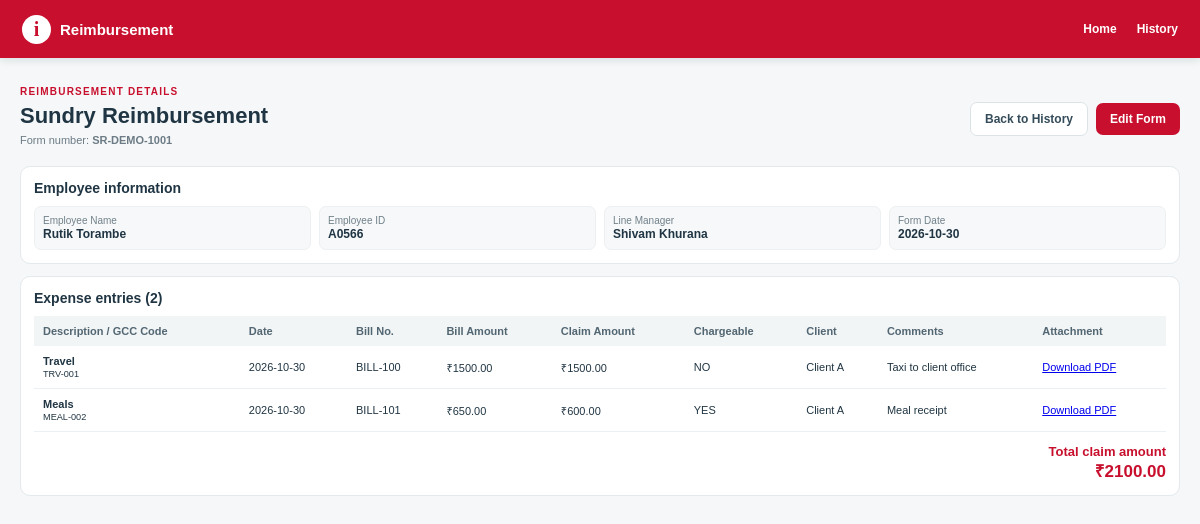
Before: /reimbursement/SR-DEMO-1001/view with the older database file.
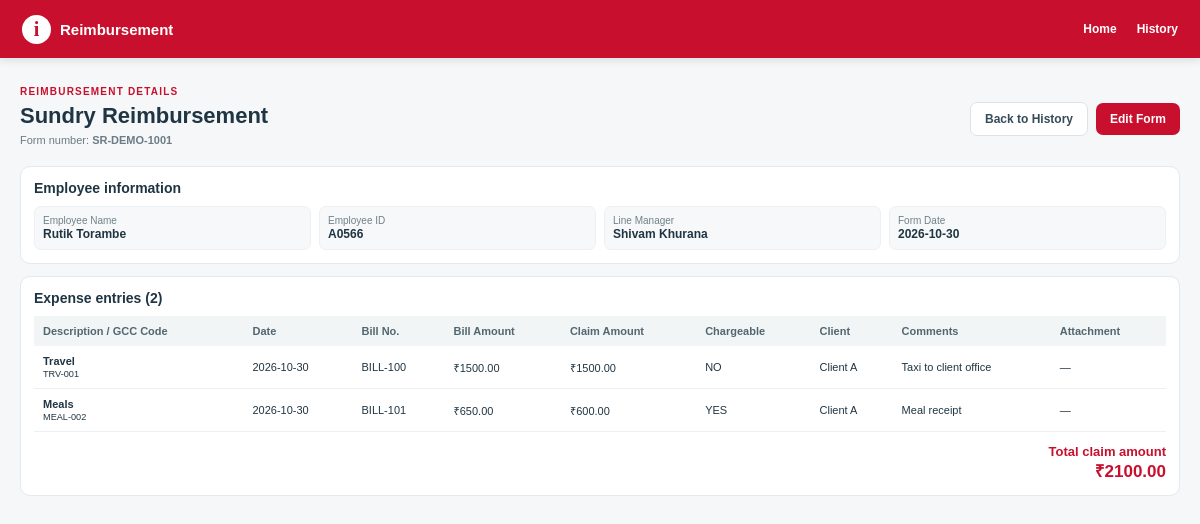
After: the same page with the newer database file.
### app.py (models this page shows, shortened)
class ExpenseSundry(db.Model):
    __tablename__ = "ExpenseSundry"
    FormNo = db.Column(db.String(255), primary_key=True)
    Item = db.Column(db.Integer, primary_key=True)
    FormDate = db.Column(db.String(30))
    EmpID = db.Column(db.String(255))
    EName = db.Column(db.String(255))
    Manager = db.Column(db.String(255))
    Description = db.Column(db.String(255))
    GCCExpCode = db.Column(db.String(255))
    ExpenseDate = db.Column(db.String(30))
    BillNo = db.Column(db.String(255))
    BillAmount = db.Column(db.Float, default=0)
    ClaimAmount = db.Column(db.Float, default=0)
    Chargeable = db.Column(db.String(20), default="NO")
    ClientName = db.Column(db.String(255))
    Comments = db.Column(db.String(1000))
    Status = db.Column(db.String(100), default="Submitted")
    DocumentID = db.Column(db.String(1000))
    AttachmentCheck = db.Column(db.String(50))

### app.py (the view, shortened to what this page needs)
@app.route("/reimbursement/<form_no>/<action>", methods=["GET", "POST"])
def form_action(form_no, action):
    if action not in {"view", "edit", "delete"}:
        abort(404)
    rows = all_rows(form_no)
    if not rows:
        abort(404)
    if action == "view":
        return page("View Form", "view.html", form_no=form_no, rows=rows)

### app.py (called while the page is built)
def all_rows(form_no):
    return ExpenseSundry.query.filter_by(FormNo=form_no).order_by(ExpenseSundry.Item.asc()).all()

def page(title, template, **context):
    return render_template(template, title=title, **context)

### templates/view.html (shortened to what this page needs)
{% extends "base.html" %}
{% block content %}
<div class="view-head"><div><p class="eyebrow">REIMBURSEMENT DETAILS</p><h1>Sundry Reimbursement</h1><p class="view-sub">Form number: <strong>{{ form_no }}</strong></p></div><div class="actions"><a class="btn btn-light" href="{{ url_for('history') }}">Back to History</a><a class="btn btn-red" href="{{ url_for('form_action',form_no=form_no,action='edit') }}">Edit Form</a></div></div>
<section class="view-panel"><h2>Employee information</h2><div class="view-meta">
<div class="meta-item"><small>Employee Name</small><strong>{{ rows[0].EName or '—' }}</strong></div><div class="meta-item"><small>Employee ID</small><strong>{{ rows[0].EmpID or '—' }}</strong></div><div class="meta-item"><small>Line Manager</small><strong>{{ rows[0].Manager or '—' }}</strong></div><div class="meta-item"><small>Form Date</small><strong>{{ rows[0].FormDate or '—' }}</strong></div>
</div></section>
<section class="view-panel"><h2>Expense entries ({{ rows|length }})</h2><div class="view-table-wrap"><table class="view-table"><thead><tr><th>Description / GCC Code</th><th>Date</th><th>Bill No.</th><th>Bill Amount</th><th>Claim Amount</th><th>Chargeable</th><th>Client</th><th>Comments</th><th>Attachment</th></tr></thead><tbody>
{% for r in rows %}<tr><td><strong>{{ r.Description or '—' }}</strong><br><small>{{ r.GCCExpCode or '—' }}</small></td><td>{{ r.ExpenseDate or '—' }}</td><td>{{ r.BillNo or '—' }}</td><td>₹{{ '%.2f'|format(r.BillAmount or 0) }}</td><td>₹{{ '%.2f'|format(r.ClaimAmount or 0) }}</td><td>{{ r.Chargeable or 'NO' }}</td><td>{{ r.ClientName or '—' }}</td><td>{{ r.Comments or '—' }}</td><td>{% if r.DocumentID %}<a href="{{ url_for('download_pdf',form_no=form_no,item=r.Item) }}">Download PDF</a>{% else %}—{% endif %}</td></tr>{% endfor %}
</tbody></table></div><div class="view-total">Total claim amount<br><strong>₹{{ '%.2f'|format(rows|sum(attribute='ClaimAmount')) }}</strong></div></section>
{% endblock %}

### templates/base.html (shortened to what this page needs)
<!doctype html>
<html lang="en">
<head>
  <link rel="stylesheet" href="{{ url_for('static', filename='css/style.css') }}">
</head>
<body>
<header class="topbar">
  <a class="brand" href="{{ url_for('home') }}"><span class="brand-mark">i</span><span>Reimbursement</span></a>
  <nav><a href="{{ url_for('home') }}">Home</a><a href="{{ url_for('history') }}">History</a></nav>
</header>
<main class="container">
  {% block content %}{% endblock %}
</main>
</body>
</html>

### static/css/style.css (style rules this page uses)
* { box-sizing:border-box }
body { margin:0;background:#f5f7f8;color:#203543;font-family:Arial,Helvetica,sans-serif;font-size:13px }
.topbar { height:58px;background:#c8102e;display:flex;align-items:center;justify-content:space-between;padding:0 max(22px,calc((100% - 1450px)/2));color:#fff;box-shadow:0 2px 8px #162c3a20 }
.brand { display:flex;align-items:center;gap:9px;color:#fff;text-decoration:none;font-weight:800;font-size:15px }
.brand-mark { display:grid;place-items:center;width:29px;height:29px;border-radius:50%;background:#fff;color:#c8102e;font-weight:900;font-family:Georgia,serif;font-size:20px }
.topbar nav { display:flex;gap:20px }
.topbar nav a { color:#fff;text-decoration:none;font-weight:700;font-size:12px }
.container { max-width:1500px;margin:0 auto;padding:18px 20px 40px }
.eyebrow { font-size:10px;letter-spacing:.12em;font-weight:800;color:#c8102e;margin:0 0 6px }
.btn { display:inline-flex;align-items:center;justify-content:center;border:0;border-radius:7px;padding:9px 14px;font-size:12px;font-weight:750;text-decoration:none;cursor:pointer }
.btn-red { background:#c8102e;color:#fff }
.btn-light { background:#fff;color:#344b59;border:1px solid #dce3e7 }
.actions { display:flex;gap:8px;align-items:center;flex-wrap:wrap }

### templates/view.html (style rules this page uses)
.view-head { display:flex;justify-content:space-between;align-items:center;gap:12px;margin:10px 0 15px }
.view-head h1 { font-size:22px;margin:0 }
.view-sub { font-size:11px;color:#6c7b85;margin:5px 0 }
.view-panel { background:#fff;border:1px solid #e3e9ed;border-radius:10px;padding:13px;margin-bottom:12px }
.view-panel h2 { font-size:14px;margin:0 0 10px }
.view-meta { display:grid;grid-template-columns:repeat(4,minmax(0,1fr));gap:8px }
.meta-item { background:#f6f8f9;border:1px solid #edf0f2;border-radius:7px;padding:8px }
.meta-item small { display:block;color:#71808a;font-size:10px }
.meta-item strong { font-size:12px;overflow-wrap:anywhere }
.view-table-wrap { overflow-x:auto }
.view-table { width:100%;border-collapse:collapse;font-size:11px }
.view-table th { background:#f2f5f6;text-align:left;padding:9px;white-space:nowrap;color:#526672 }
.view-table td { padding:9px;border-bottom:1px solid #edf0f2 }
.view-total { text-align:right;padding-top:12px;font-weight:800;color:#c8102e }
.view-total strong { font-size:17px }

Changed rows visible on the page:
changed ExpenseSundry "Travel": DocumentID "Download PDF" → "—"
changed ExpenseSundry "Meals": DocumentID "Download PDF" → "—"
